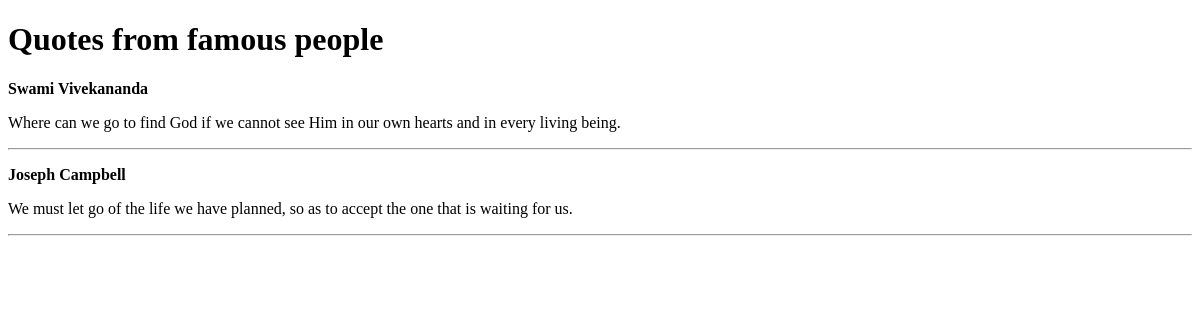
The app's page /, older data.
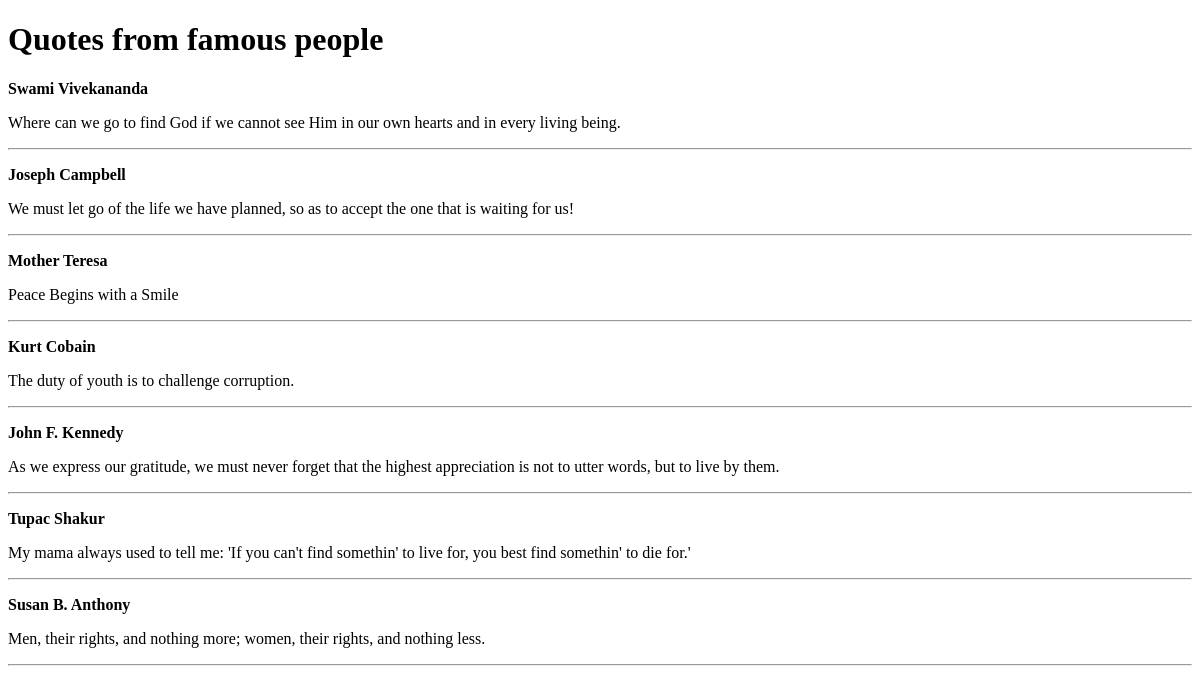
The same page, newer data.
### quotesTest_app/models.py (models this page shows, shortened)
class Quote(models.Model):
    class Meta:
        app_label = "quotesTest_app"
    author_name = models.CharField(max_length=100)
    authorLast_name = models.CharField(max_length=100)
    quote_full = models.CharField(max_length=255)

### quotesTest_app/views.py (the view)
# urls.py: url(r'^$', get_quotes),
def get_quotes(request):
    return render(request, "quotesTest/home.html",
                  {'quote_list': Quote.objects.all()})

### quotesTest_app/templates/quotesTest/home.html (shortened to what this page needs)
<!DOCTYPE html>
<html lang="en">
<head>
</head>
<body>
    <h1>Quotes from famous people</h1>
        {% block content %}
            {% for quote in quote_list %}
                <p><strong>{{ quote.author_name }} {{ quote.authorLast_name }}</strong></p>
                <p>{{ quote.quote_full }}</p>
                <hr>
            {% endfor %}
        {% endblock %}
</body>
</html>

Row changes from the older to the newer data that the page shows:
changed Quote "Joseph": quote_full "We must let go of the life we have planned, so as to accept the one that is waiting for us." → "We must let go of the life we have planned, so as to accept the one that is waiting for us!"
added Quote: author_name "Mother", authorLast_name "Teresa", quote_full "Peace Begins with a Smile"
added Quote: author_name "Kurt", authorLast_name "Cobain", quote_full "The duty of youth is to challenge corruption."
added Quote: author_name "John F.", authorLast_name "Kennedy", quote_full "As we express our gratitude, we must never forget that the highest appreciation is not to utter words, but to live by them."
added Quote: author_name "Tupac", authorLast_name "Shakur", quote_full "My mama always used to tell me: 'If you can't find somethin' to live for, you best find somethin' to die for.'"
added Quote: author_name "Susan B.", authorLast_name "Anthony", quote_full "Men, their rights, and nothing more; women, their rights, and nothing less."
